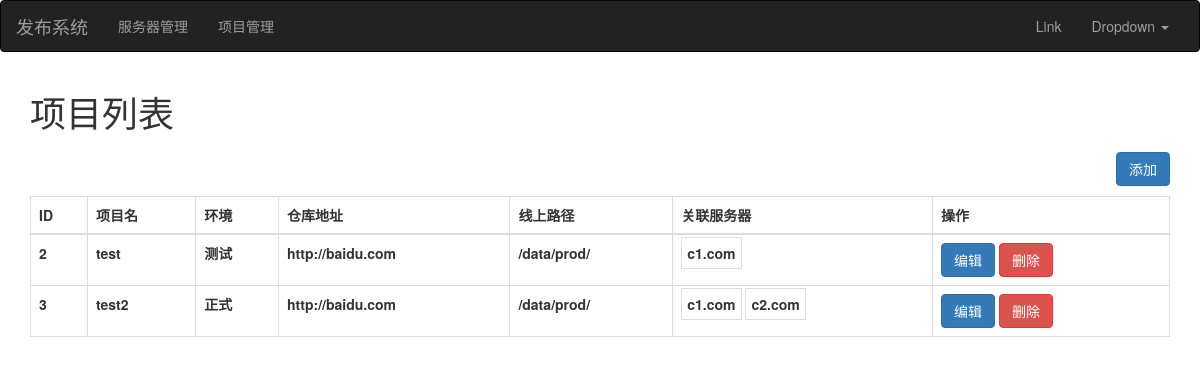
The page /project/list/ on the database its author committed.
### web/models.py (models this page shows, shortened)
class Project(models.Model):
    title = models.CharField(max_length=32, verbose_name='项目名')
    repo = models.CharField(max_length=255, verbose_name='仓库名')
    env_choices = (('prod', '正式'), ('test', '测试'))
    env = models.CharField(max_length=16, verbose_name='环境',
                           choices=env_choices, default='test')
    path = models.CharField(max_length=255, verbose_name='线上项目地址')
    servers = models.ManyToManyField(verbose_name='关联服务器', to='Server')

class Server(models.Model):
    hostname = models.CharField(max_length=32, verbose_name='主机名')
    def __str__(self):
        return self.hostname

### web/views/project.py (the view)
# urls.py: path('project/list/', project.project_list, name='project_list'),
def project_list(request):
    queryset = models.Project.objects.all()
    return render(request, 'project_list.html', {'queryset': queryset})

### web/templates/project_list.html (shortened to what this page needs)
{% extends 'layout.html' %}
{% block content %}
    <div class="container">
        <h1>项目列表</h1>
        <div>
            <a href="{% url "project_add" %}" style="margin: 10px 0"
               class="btn btn-primary pull-right">添加</a>
        </div>
        <table class="table table-bordered">
            <thead>
            <tr>
                <th>ID</th>
                <th>项目名</th>
                <th>环境</th>
                <th>仓库地址</th>
                <th>线上路径</th>
                <th>关联服务器</th>
                <th>操作</th>
            </tr>
            </thead>
            <tbody>
            {% for row in queryset %}
                <tr>
                    <th>{{ row.id }}</th>
                    <th>{{ row.title }}</th>
                    <th>{{ row.get_env_display }}</th>
                    <th>{{ row.repo }}</th>
                    <th>{{ row.path }}</th>
                    <th>
                        {% for item in row.servers.all %}
                            <span style="border: 1px solid #ddd;padding: 5px">{{ item }}</span>
                        {% endfor %}
                    </th>
                    <th>
                        <a href="{% url 'project_edit' pk=row.id %}"
                           class="btn btn-primary">编辑</a>
                        <a onclick="removeRow(this,{{ row.id }})"
                           class="btn btn-danger">删除</a>
                    </th>
                </tr>
            {% endfor %}
            </tbody>
        </table>
    </div>
{% endblock %}

### rows shown on the page
Project: id "2", title "test", env "测试", repo "http://baidu.com", path "/data/prod/"
Server: hostname "c1.com"
Project: id "3", title "test2", env "正式", repo "http://baidu.com", path "/data/prod/"
Server: hostname "c2.com"
